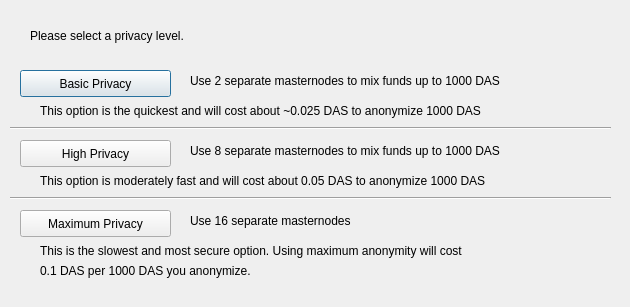
<?xml version="1.0" encoding="UTF-8"?>
<ui version="4.0">
 <class>DarksendConfig</class>
 <widget class="QDialog" name="DarksendConfig">
  <property name="geometry">
   <rect>
    <x>0</x>
    <y>0</y>
    <width>630</width>
    <height>307</height>
   </rect>
  </property>
  <property name="windowTitle">
   <string>Configure PrivateSend</string>
  </property>
  <widget class="QPushButton" name="buttonBasic">
   <property name="geometry">
    <rect>
     <x>20</x>
     <y>70</y>
     <width>151</width>
     <height>27</height>
    </rect>
   </property>
   <property name="text">
    <string>Basic Privacy</string>
   </property>
  </widget>
  <widget class="QPushButton" name="buttonHigh">
   <property name="geometry">
    <rect>
     <x>20</x>
     <y>140</y>
     <width>151</width>
     <height>27</height>
    </rect>
   </property>
   <property name="text">
    <string>High Privacy</string>
   </property>
  </widget>
  <widget class="QPushButton" name="buttonMax">
   <property name="geometry">
    <rect>
     <x>20</x>
     <y>210</y>
     <width>151</width>
     <height>27</height>
    </rect>
   </property>
   <property name="text">
    <string>Maximum Privacy</string>
   </property>
  </widget>
  <widget class="QLabel" name="label">
   <property name="geometry">
    <rect>
     <x>30</x>
     <y>20</y>
     <width>571</width>
     <height>31</height>
    </rect>
   </property>
   <property name="text">
    <string>Please select a privacy level.</string>
   </property>
  </widget>
  <widget class="QLabel" name="label_2">
   <property name="geometry">
    <rect>
     <x>190</x>
     <y>70</y>
     <width>421</width>
     <height>21</height>
    </rect>
   </property>
   <property name="text">
    <string>Use 2 separate masternodes to mix funds up to 1000 DAS</string>
   </property>
  </widget>
  <widget class="QLabel" name="label_3">
   <property name="geometry">
    <rect>
     <x>190</x>
     <y>140</y>
     <width>411</width>
     <height>21</height>
    </rect>
   </property>
   <property name="text">
    <string>Use 8 separate masternodes to mix funds up to 1000 DAS</string>
   </property>
  </widget>
  <widget class="QLabel" name="label_4">
   <property name="geometry">
    <rect>
     <x>190</x>
     <y>210</y>
     <width>421</width>
     <height>21</height>
    </rect>
   </property>
   <property name="text">
    <string>Use 16 separate masternodes</string>
   </property>
  </widget>
  <widget class="QLabel" name="label_6">
   <property name="geometry">
    <rect>
     <x>40</x>
     <y>100</y>
     <width>561</width>
     <height>21</height>
    </rect>
   </property>
   <property name="text">
    <string>This option is the quickest and will cost about ~0.025 DAS to anonymize 1000 DAS</string>
   </property>
  </widget>
  <widget class="QLabel" name="label_7">
   <property name="geometry">
    <rect>
     <x>40</x>
     <y>170</y>
     <width>561</width>
     <height>21</height>
    </rect>
   </property>
   <property name="text">
    <string>This option is moderately fast and will cost about 0.05 DAS to anonymize 1000 DAS</string>
   </property>
  </widget>
  <widget class="QLabel" name="label_8">
   <property name="geometry">
    <rect>
     <x>40</x>
     <y>240</y>
     <width>561</width>
     <height>21</height>
    </rect>
   </property>
   <property name="text">
    <string>This is the slowest and most secure option. Using maximum anonymity will cost</string>
   </property>
  </widget>
  <widget class="QLabel" name="label_9">
   <property name="geometry">
    <rect>
     <x>40</x>
     <y>260</y>
     <width>561</width>
     <height>21</height>
    </rect>
   </property>
   <property name="text">
    <string>0.1 DAS per 1000 DAS you anonymize.</string>
   </property>
  </widget>
  <widget class="Line" name="line">
   <property name="geometry">
    <rect>
     <x>10</x>
     <y>120</y>
     <width>601</width>
     <height>16</height>
    </rect>
   </property>
   <property name="orientation">
    <enum>Qt::Horizontal</enum>
   </property>
  </widget>
  <widget class="Line" name="line_2">
   <property name="geometry">
    <rect>
     <x>10</x>
     <y>190</y>
     <width>601</width>
     <height>16</height>
    </rect>
   </property>
   <property name="orientation">
    <enum>Qt::Horizontal</enum>
   </property>
  </widget>
 </widget>
 <resources/>
 <connections/>
</ui>
